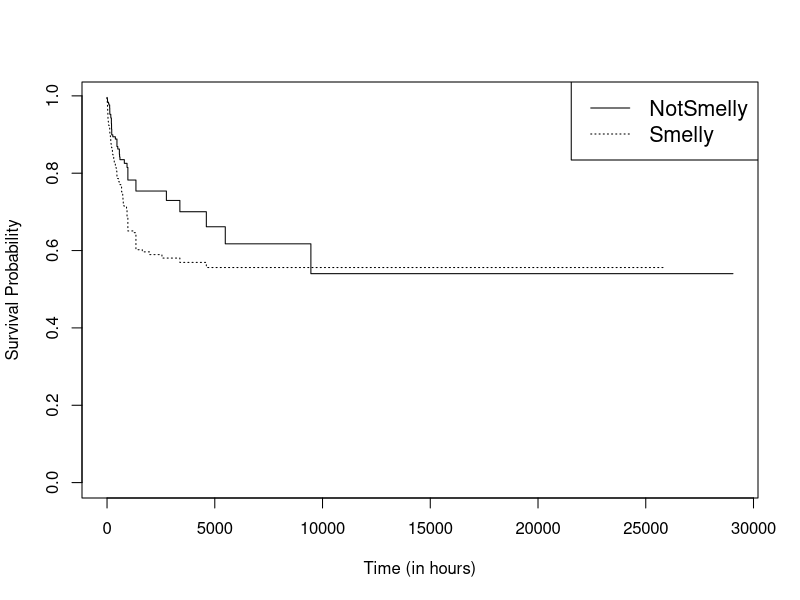
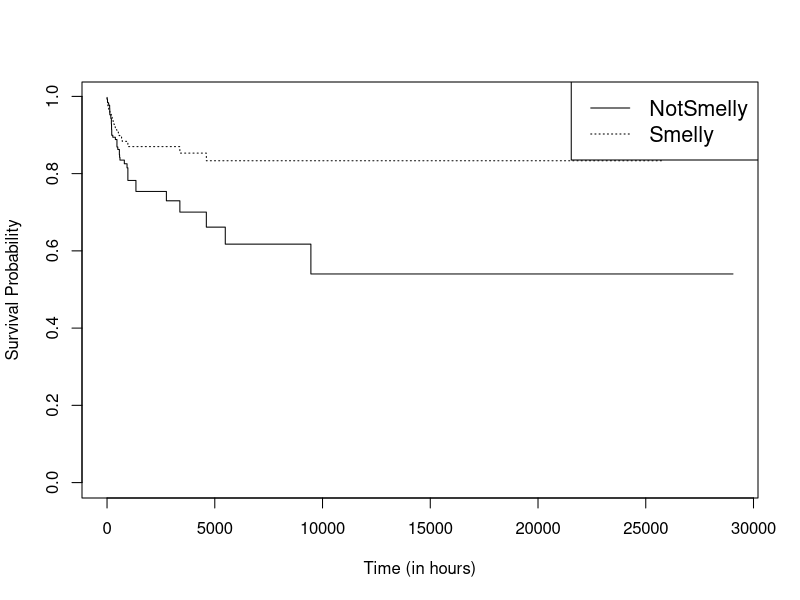
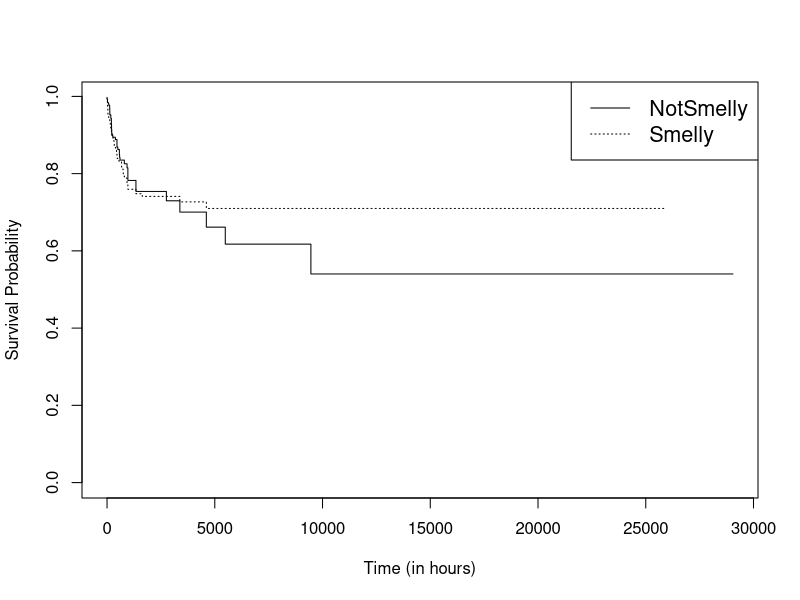

These figures' R source, in order:
library(survival)
library(rms)

variables <- c('prevBugs','linesAdded','linesRemoved','totalChurn','loc','maxstatements','maxdepth','complexity','maxlen','maxparams','maxnestedcallbacks','complexswitchcase','thisassign','complexchaining','noreassign','noextrabind','condassign','smelly')

type_smells <- c('maxstatements','maxdepth','complexity','maxlen','maxparams','maxnestedcallbacks','complexswitchcase','thisassign','complexchaining','noreassign','noextrabind','condassign')

mydata <- read.csv("Grunt_bugs_smells_file-grain.csv")
attach(mydata)
write(sprintf("Results of bugs-smells with file grain"),"Grunt_bugs-smells_summary.txt")

for (var in variables) {
	if (var == 'smelly') {
		kmsurvival <- npsurv(Surv(time, event) ~ get(var))
		jpeg('Grunt_bugs_smells_file-grain_rplot.jpg')
		plot(kmsurvival,xlab = "Time (in hours)", ylab = "Survival Probability",lty = c(1,3),xaxs="r")
		legend("topright", legend=c("NotSmelly", "Smelly"),lty=c(1,3),cex=1.3)
		dev.off()
	}
	write(sprintf("		Covariate : %s",var),"Grunt_bugs-smells_summary.txt",append=TRUE)
	coxsurvival <- coxph(Surv(time, event) ~ get(var))
	write(sprintf("			exp(coef) : %g",coef(summary(coxsurvival))[2]),"Grunt_bugs-smells_summary.txt",append=TRUE)
	write(sprintf("			p-value (Cox hazard model) : %g",coef(summary(coxsurvival))[5]),"Grunt_bugs-smells_summary.txt",append=TRUE)
	coxsurvival <- coxph(Surv(time, event) ~ get(var))
	testdata <- cox.zph(coxsurvival)
	write(sprintf("			p-value (Porportional hazards assumption) : %g",testdata[[1]][3]),"Grunt_bugs-smells_summary.txt",append=TRUE)
}

detach(mydata)
mydata <- read.csv("Grunt_bugs_smells_line-grain.csv")
attach(mydata)
write(sprintf("Results of bugs-smells with line grain"),"Grunt_bugs-smells_summary.txt",append = TRUE)

for (var in variables) {
	if (var == 'smelly') {
		kmsurvival <- npsurv(Surv(time, event) ~ get(var))
		jpeg('Grunt_bugs_smells_line-grain_rplot.jpg')
		plot(kmsurvival,xlab = "Time (in hours)", ylab = "Survival Probability",lty = c(1,3),xaxs="r")
		legend("topright", legend=c("NotSmelly", "Smelly"),lty=c(1,3),cex=1.3)
		dev.off()
		ev <- "event"
	}
	write(sprintf("		Covariate : %s",var),"Grunt_bugs-smells_summary.txt",append=TRUE)
	if (is.element(var,type_smells) == TRUE) {
		ev <- paste("event",var,sep='')
	}
	else {
		ev <- "event"
	}
	coxsurvival <- coxph(Surv(time, get(ev)) ~ get(var))
	write(sprintf("			exp(coef) : %g",coef(summary(coxsurvival))[2]),"Grunt_bugs-smells_summary.txt",append=TRUE)
	write(sprintf("			p-value (Cox hazard model) : %g",coef(summary(coxsurvival))[5]),"Grunt_bugs-smells_summary.txt",append=TRUE)
	coxsurvival <- coxph(Surv(time, get(ev)) ~ get(var))
	testdata <- cox.zph(coxsurvival)
	write(sprintf("			p-value (Porportional hazards assumption) : %g",testdata[[1]][3]),"Grunt_bugs-smells_summary.txt",append=TRUE)
}

detach(mydata)
mydata <- read.csv("Grunt_bugs_smells_line-grain_large.csv")
attach(mydata)
write(sprintf("Results of bugs-smells with line grain and considering dependencies"),"Grunt_bugs-smells_summary.txt",append = TRUE)

for (var in variables) {
	if (var == 'smelly') {
		kmsurvival <- npsurv(Surv(time, event) ~ get(var))
		jpeg('Grunt_bugs_smells_line-grain_large_rplot.jpg')
		plot(kmsurvival,xlab = "Time (in hours)", ylab = "Survival Probability",lty = c(1,3),xaxs="r")
		legend("topright", legend=c("NotSmelly", "Smelly"),lty=c(1,3),cex=1.3)
		dev.off()
		ev <- "event"
	}
	write(sprintf("		Covariate : %s",var),"Grunt_bugs-smells_summary.txt",append=TRUE)
	if (is.element(var,type_smells) == TRUE) {
		ev <- paste("event",var,sep='')
	}
	else {
		ev <- "event"
	}
	coxsurvival <- coxph(Surv(time, get(ev)) ~ get(var))
	write(sprintf("			exp(coef) : %g",coef(summary(coxsurvival))[2]),"Grunt_bugs-smells_summary.txt",append=TRUE)
	write(sprintf("			p-value (Cox hazard model) : %g",coef(summary(coxsurvival))[5]),"Grunt_bugs-smells_summary.txt",append=TRUE)
	coxsurvival <- coxph(Surv(time, get(ev)) ~ get(var))
	testdata <- cox.zph(coxsurvival)
	write(sprintf("			p-value (Porportional hazards assumption) : %g",testdata[[1]][3]),"Grunt_bugs-smells_summary.txt",append=TRUE)
}
